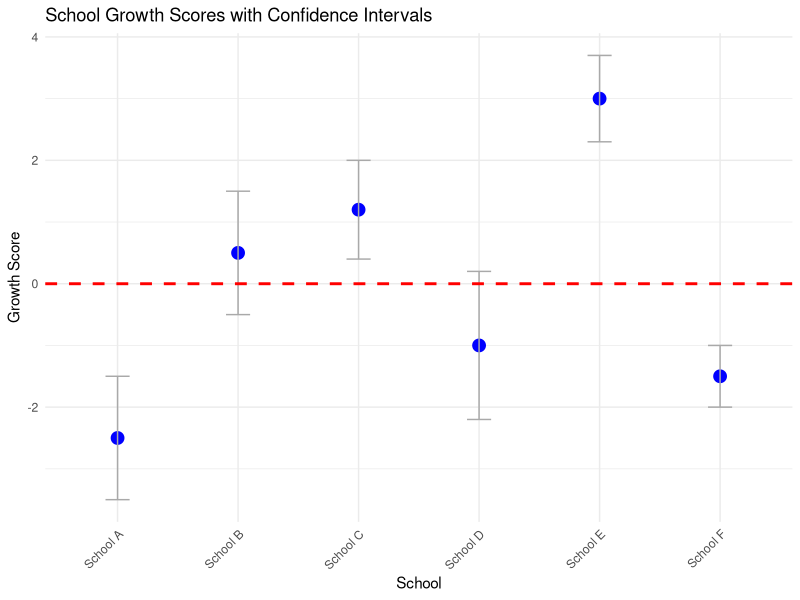

Generate this figure with R:
# Growth model demo

# Load necessary libraries
library(ggplot2)

# Load sample data
growth_data <- read.csv("growth_model_demo_data.csv")

# Create the plot
ggplot(growth_data, aes(x = School, y = Growth_Score)) +
  geom_point(size = 4, color = "blue") +  # Plot points for schools
  geom_errorbar(aes(ymin = Lower_Bound, ymax = Upper_Bound), 
                width = 0.2, color = "darkgray") +  # Add error bars
  geom_hline(yintercept = 0, linetype = "dashed", color = "red", size = 1) +  # Add the zero line
  theme_minimal() +
  labs(
    title = "School Growth Scores with Confidence Intervals",
    x = "School",
    y = "Growth Score"
  ) +
  theme(axis.text.x = element_text(angle = 45, hjust = 1))
